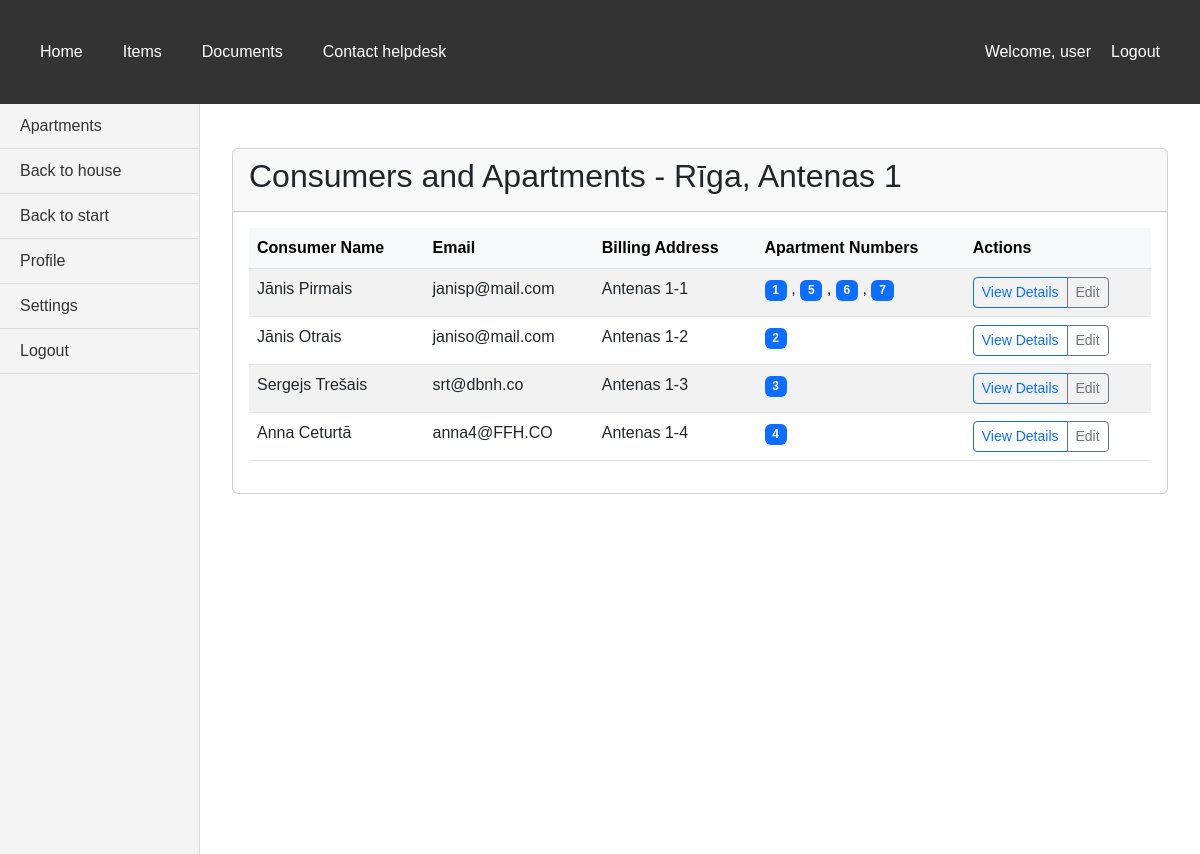
/bills/houses/11/consumers/ (signed in), run on the app's committed database.
### bills/models.py (models this page shows, shortened)
class House(models.Model):
    CALCULATION_CHOICES = [
        ('volume', 'Volume'),
        ('object_count', 'Object count'),
        ('part_of_house', 'Part of house'),
        ('living_person_count', 'Living person count'),
        ('declared_person_count', 'Declared person count'),
    ]
    CHOICES_WATER_DIFFERENCE_CALCULATION = [
        (None, 'Select water difference calculation method'),
        ('object_count', 'Object count'),
        ('last_month_consumption', 'Last month consumption'),
        ('last_3_months_consumption', 'Last 3 months consumption'),
        ('part_of_house', 'Part of house'),
        ('living_person_count', 'Living person count'),
        ('declared_person_count', 'Declared person count'),
        ('room_wo_person', 'Room without person'),
        ]
    address = models.CharField(max_length=50, validators=[
        MinLengthValidator(6, 'Must be at least 6 characters'),
        MaxLengthValidator(50, 'Max length is 50 characters')
    ])
    apartment_count = models.IntegerField(validators=[MinValueValidator(0, 'Can not be negative number')])
    area_of_apartments_total = models.IntegerField(validators=[MinValueValidator(0, 'Can not be negative number')])
    area_of_apartments_heated_total = models.IntegerField("Total heated area of apartments", validators=[MinValueValidator(0, 'Can not be negative number')])
    living_person_count = models.IntegerField("Count of living persons", validators=[MinValueValidator(0, 'Can not be negative number')])
    declared_person_count = models.IntegerField("Count of declared persons", validators=[MinValueValidator(0, 'Can not be negative number')])
    area_total = models.IntegerField(validators=[MinValueValidator(0, 'Can not be negative number')])
    water_calculation_type_1 = models.CharField(max_length=30, choices=CALCULATION_CHOICES, default='volume')
    water_calculation_type_2 = models.CharField(max_length=30, choices=CALCULATION_CHOICES, default='living_person_count')
    water_difference_calculation = models.CharField(max_length=30, choices=CHOICES_WATER_DIFFERENCE_CALCULATION, default='object_count')
    waste_calculation_type = models.CharField(max_length=30, choices=CALCULATION_CHOICES, default='living_person_count')
    waste_water_calculation_type = models.CharField(max_length=30, choices=CALCULATION_CHOICES, default='living_person_count')
    norm_for_person = models.DecimalField(max_digits=10, decimal_places=2, default=0)

class Consumer(models.Model):
    name = models.CharField(max_length=50, validators=[MinLengthValidator(5, 'Must be at least 5 characters')])
    e_mail = models.EmailField()
    billing_address = models.CharField(max_length=50, validators=[MinLengthValidator(5, 'Must be at least 5 characters')])

class Apartment(models.Model):
    address = models.ForeignKey(House, on_delete=models.CASCADE)
    apartment_nr = models.IntegerField(validators=[MinValueValidator(1, 'Must be at least 1')])
    area = models.IntegerField("Area of apartment", validators=[MinValueValidator(1, 'Must be at least 1')])
    mean_house_part = models.DecimalField(max_digits=10, decimal_places=2, validators=[MinValueValidator(0, 'Must be at least 0')])
    heated_area = models.IntegerField("Heated area of apartment", validators=[MinValueValidator(0, 'Must be at least 0')])
    cold_meters_count = models.IntegerField("Count of cold water meters", validators=[MinValueValidator(0, 'Can not be negative number')])
    hot_meters_count = models.IntegerField("Count of hot water meters", validators=[MinValueValidator(0, 'Can not be negative number')])
    heat_meters_count = models.IntegerField("Count of heat meters", validators=[MinValueValidator(0, 'Can not be negative number')])
    electricity_meters_count = models.IntegerField("Count of electricity meters", validators=[MinValueValidator(0, 'Can not be negative number')])
    gas_meters_count = models.IntegerField("Count of gas meters", validators=[MinValueValidator(0, 'Can not be negative number')])
    living_person_count = models.IntegerField("Count of living persons", validators=[MinValueValidator(0, 'Can not be negative number')])
    declared_person_count = models.IntegerField("Count of declared persons", validators=[MinValueValidator(0, 'Can not be negative number')])
    consumer = models.ForeignKey(Consumer, on_delete=models.PROTECT, default='')
    contract_nr = models.CharField(null=True, max_length=50, validators=[MinLengthValidator(2, 'Must be at least 2 characters')])

### bills/views.py (the view)
# urls.py: path("houses/<int:house_id>/consumers/", views.houses_consumers, name='consumers_by_house'),
@login_required
def houses_consumers(request, house_id):
    house = get_object_or_404(House, id=house_id)
    apartments = Apartment.objects.filter(
        address=house
    ).select_related('consumer').order_by('apartment_nr')
    consumer_apartments = {}
    for apartment in apartments:
        if apartment.consumer:
            if apartment.consumer not in consumer_apartments:
                consumer_apartments[apartment.consumer] = []
            consumer_apartments[apartment.consumer].append(apartment)
    context = {
        'house': house,
        'consumer_apartments': consumer_apartments,
    }
    return render(request, 'bills/house_consumers.html', context)

### bills/templates/bills/house_consumers.html (shortened to what this page needs)
{% extends 'base.html' %}
{% load i18n %}
{% block sidebar %}
<aside class="vertical-menu">
    <a href="{% url 'apartments_by_house' house.id %}">Apartments</a>
    <a href="{% url 'house_update' house.id %}">Back to house</a>
    <a href="{% url 'index' %}">Back to start</a>
    <a href="#">Profile</a>
    <a href="#">Settings</a>
    <a href="#">Logout</a>
</aside>
{% endblock %}
{% block content %}
<div class="container mt-4">
    <div class="card">
        <div class="card-header d-flex justify-content-between align-items-center">
            <h2>{% translate "Consumers and Apartments" %} - {{ house.address }}</h2>
        </div>
        <div class="card-body">
            {% if consumer_apartments %}
                <div class="table-responsive">
                    <table class="table table-striped table-hover">
                        <thead class="table-light">
                            <tr>
                                <th>{% translate "Consumer Name" %}</th>
                                <th>{% translate "Email" %}</th>
                                <th>{% translate "Billing Address" %}</th>
                                <th>{% translate "Apartment Numbers" %}</th>
                                <th>{% translate "Actions" %}</th>
                            </tr>
                        </thead>
                        <tbody>
                            {% for consumer, apartments in consumer_apartments.items %}
                            <tr>
                                <td>{{ consumer.name }}</td>
                                <td>{{ consumer.e_mail }}</td>
                                <td>{{ consumer.billing_address }}</td>
                                <td>
                                    {% for apartment in apartments %}
                                        <a href="{% url 'apartment_update' house.id apartment.id %}"
                                           class="badge bg-primary text-decoration-none">
                                            {{ apartment.apartment_nr }}
                                        </a>
                                        {% if not forloop.last %}, {% endif %}
                                    {% endfor %}
                                </td>
                                <td>
                                    <div class="btn-group" role="group">
                                        <a href="#" class="btn btn-sm btn-outline-primary">
                                            {% translate "View Details" %}
                                        </a>
                                        <a href="{% url 'consumer_update' house.id consumer.id %}" class="btn btn-sm btn-outline-secondary">
                                            {% translate "Edit" %}
                                        </a>
                                    </div>
                                </td>
                            </tr>
                            {% endfor %}
                        </tbody>
                    </table>
                </div>
            {% else %}
                <div class="alert alert-info">
                    {% translate "No consumers found for this house." %}
                </div>
            {% endif %}
        </div>
    </div>
</div>
{% endblock %}

### bills/templates/base.html (shortened to what this page needs)
<!DOCTYPE html>
{% load static %}
<html lang="en">
<head>
    <link href="https://cdn.jsdelivr.net/npm/bootstrap@5.3.0/dist/css/bootstrap.min.css" rel="stylesheet">
    <link rel="stylesheet" href="{% static 'css/styles.css' %}">
</head>
<body>
    <nav class="horizontal-menu">
        <div class="nav-left">
            <a class="nav-item nav-link" href="{% url 'index' %}">Home</a>
            {% if user.is_superuser %}
            <a class="nav-item nav-link" href="{% url 'items' %}">Items</a>
            {% endif %}
            <a href="#">Documents</a>
            <a href="#">Contact helpdesk</a>
        </div>
        <div class="nav-right">
            {% if user.is_authenticated %}
                <span class="nav-item nav-link">Welcome, {{ user.username }}</span>
                <a class="nav-item nav-link" href="{% url 'logout' %}">Logout</a>
            {% else %}
                <a class="nav-item nav-link" href="{% url 'login' %}">Login</a>
            {% endif %}
        </div>
    </nav>
    <div class="content-wrapper">
        {% block sidebar %}{% endblock %}
        <main class="main-content">
            {% block content %}{% endblock %}
        </main>
    </div>
</body>
</html>

### static/css/styles.css (style rules this page uses)
body { margin: 0; font-family: Arial, sans-serif; display: flex; flex-direction: column; }
.horizontal-menu { background-color: #333; color: white; display: flex; padding: 20px; margin: 0; justify-content: space-between; align-items: center; }
.nav-left { display: flex; }
.nav-right { display: flex; align-items: center; }
.horizontal-menu a { color: white; padding: 20px; text-decoration: none; text-align: center; }
.content-wrapper { display: flex; flex: 1; }
.vertical-menu { width: 200px; background-color: #f4f4f4; padding: 0; margin: 0; border-right: 1px solid #ddd; display: flex; flex-direction: column; min-height: calc(100vh - 50px); }
.vertical-menu a { padding: 10px 20px; text-decoration: none; color: #333; border-bottom: 1px solid #ddd; }
.main-content { flex: 1; padding: 20px; }

### data on the page
House: address "Rīga, Antenas 1"
Consumer: name "Jānis Pirmais", e_mail "janisp@mail.com", billing_address "Antenas 1-1"
Apartment: apartment_nr "1"
Apartment: apartment_nr "5"
Apartment: apartment_nr "6"
Apartment: apartment_nr "7"
Consumer: name "Jānis Otrais", e_mail "janiso@mail.com", billing_address "Antenas 1-2"
Apartment: apartment_nr "2"
Consumer: name "Sergejs Trešais", e_mail "srt@dbnh.co", billing_address "Antenas 1-3"
Apartment: apartment_nr "3"
Consumer: name "Anna Ceturtā", e_mail "anna4@FFH.CO", billing_address "Antenas 1-4"
Apartment: apartment_nr "4"

### other printed values
{{ user.username }} "user"
